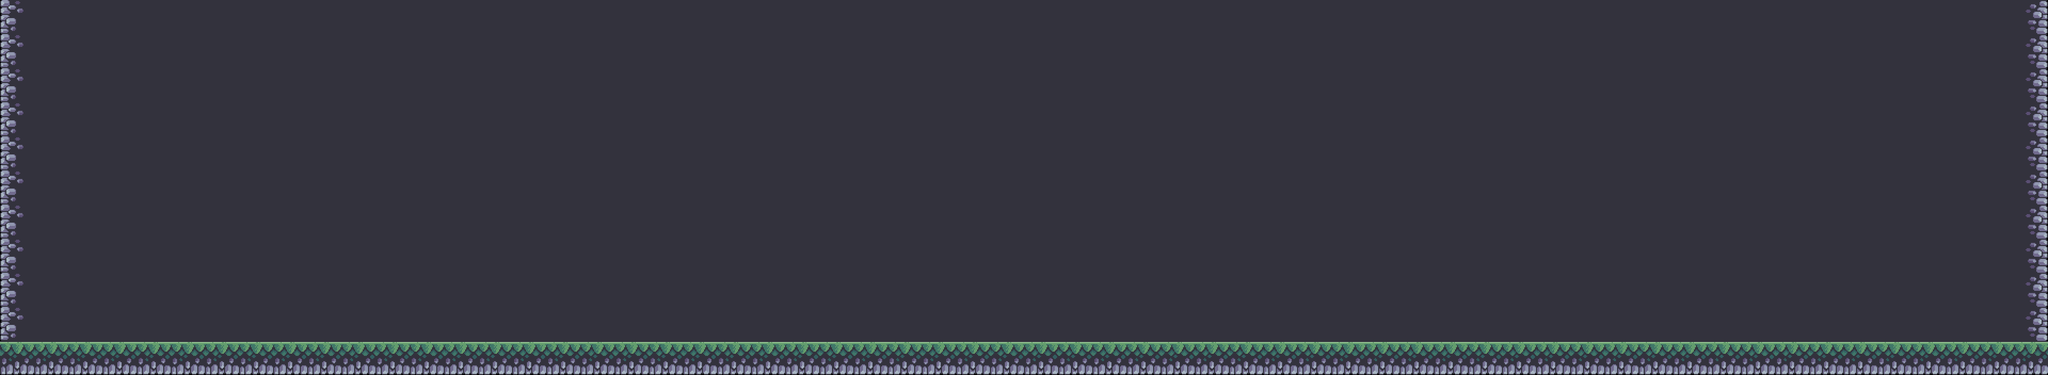

Rendered tile map (Tiled .tmx) drawn with the repository's tilesets; below, a short description and the full map source, tile grids included:
An orthogonal 60x11 tile map with 64x64 px tiles, 1 tile layer (Tile Layer 1).

<map version="1.10" tiledversion="1.12.1" orientation="orthogonal" renderorder="right-down" width="60" height="11" tilewidth="64" tileheight="64" infinite="0" nextlayerid="2" nextobjectid="1">
 <tileset firstgid="1" source="terrain_tiles.tsx" />
 <layer id="1" name="Tile Layer 1" width="60" height="11">
  <data encoding="csv">
5,6,6,6,6,6,6,6,6,6,6,6,6,6,6,6,6,6,6,6,6,6,6,6,6,6,6,6,6,6,6,6,6,6,6,6,6,6,6,6,6,6,6,6,6,6,6,6,6,6,6,6,6,6,6,6,6,6,6,7,
5,6,6,6,6,6,6,6,6,6,6,6,6,6,6,6,6,6,6,6,6,6,6,6,6,6,6,6,6,6,6,6,6,6,6,6,6,6,6,6,6,6,6,6,6,6,6,6,6,6,6,6,6,6,6,6,6,6,6,7,
5,6,6,6,6,6,6,6,6,6,6,6,6,6,6,6,6,6,6,6,6,6,6,6,6,6,6,6,6,6,6,6,6,6,6,6,6,6,6,6,6,6,6,6,6,6,6,6,6,6,6,6,6,6,6,6,6,6,6,7,
5,6,6,6,6,6,6,6,6,6,6,6,6,6,6,6,6,6,6,6,6,6,6,6,6,6,6,6,6,6,6,6,6,6,6,6,6,6,6,6,6,6,6,6,6,6,6,6,6,6,6,6,6,6,6,6,6,6,6,7,
5,6,6,6,6,6,6,6,6,6,6,6,6,6,6,6,6,6,6,6,6,6,6,6,6,6,6,6,6,6,6,6,6,6,6,6,6,6,6,6,6,6,6,6,6,6,6,6,6,6,6,6,6,6,6,6,6,6,6,7,
5,6,6,6,6,6,6,6,6,6,6,6,6,6,6,6,6,6,6,6,6,6,6,6,6,6,6,6,6,6,6,6,6,6,6,6,6,6,6,6,6,6,6,6,6,6,6,6,6,6,6,6,6,6,6,6,6,6,6,7,
5,6,6,6,6,6,6,6,6,6,6,6,6,6,6,6,6,6,6,6,6,6,6,6,6,6,6,6,6,6,6,6,6,6,6,6,6,6,6,6,6,6,6,6,6,6,6,6,6,6,6,6,6,6,6,6,6,6,6,7,
5,6,6,6,6,6,6,6,6,6,6,6,6,6,6,6,6,6,6,6,6,6,6,6,6,6,6,6,6,6,6,6,6,6,6,6,6,6,6,6,6,6,6,6,6,6,6,6,6,6,6,6,6,6,6,6,6,6,6,7,
5,6,6,6,6,6,6,6,6,6,6,6,6,6,6,6,6,6,6,6,6,6,6,6,6,6,6,6,6,6,6,6,6,6,6,6,6,6,6,6,6,6,6,6,6,6,6,6,6,6,6,6,6,6,6,6,6,6,6,7,
5,6,6,6,6,6,6,6,6,6,6,6,6,6,6,6,6,6,6,6,6,6,6,6,6,6,6,6,6,6,6,6,6,6,6,6,6,6,6,6,6,6,6,6,6,6,6,6,6,6,6,6,6,6,6,6,6,6,6,7,
14,14,14,14,14,14,14,14,14,14,14,14,14,14,14,14,14,14,14,14,14,14,14,14,14,14,14,14,14,14,14,14,14,14,14,14,14,14,14,14,14,14,14,14,14,14,14,14,14,14,14,14,14,14,14,14,14,14,14,14
</data>
 </layer>
</map>
